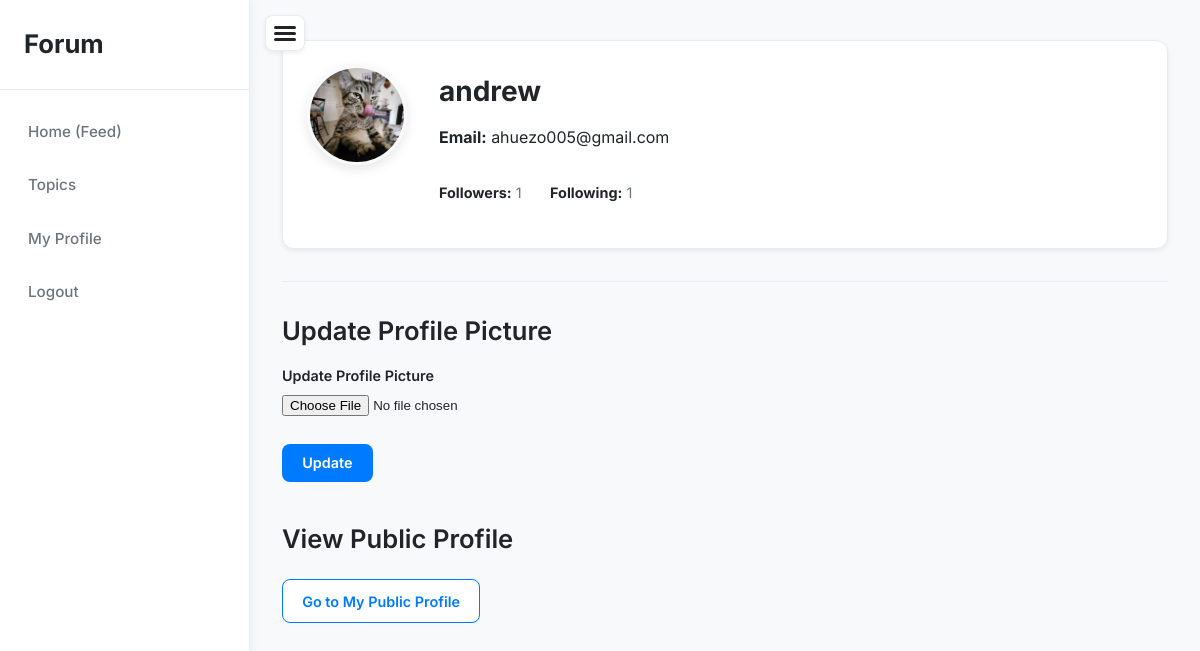
/my-profile (signed in), run on the app's committed database.
### app/models.py (models this page shows, shortened)
class User(UserMixin, db.Model):
    id = db.Column(db.Integer, primary_key=True)
    username = db.Column(db.String(150), unique=True, nullable=False)
    email = db.Column(db.String(120), unique=True, nullable=False)
    password = db.Column(db.String(150), nullable=False)
    role = db.Column(db.String(10), nullable=False, default='student')
    profile_picture = db.Column(db.String(255), nullable=True)
    posts = db.relationship('Post', back_populates='author', lazy='dynamic', cascade='all, delete-orphan')
    replies = db.relationship('Reply', back_populates='author', lazy='dynamic', cascade='all, delete-orphan')
    votes = db.relationship('Vote', back_populates='user', lazy='dynamic', cascade='all, delete-orphan')
    followers = db.relationship(
        'Follow',
        foreign_keys='Follow.user_id',
        backref='followed_user',
        lazy='dynamic',
        cascade='all, delete-orphan'
    )
    following = db.relationship(
        'Follow',
        foreign_keys='Follow.follower_id',
        backref='follower_user',
        lazy='dynamic',
        cascade='all, delete-orphan'
    )

### app/routes.py (the view, shortened to what this page needs)
@main.route('/my-profile', methods=['GET', 'POST'])
@login_required
def my_profile():
    form = ProfileUpdateForm()
    return render_template('my_profile.html', user=current_user, form=form, title=f"{current_user.username}'s Profile")

### app/forms.py
class ProfileUpdateForm(FlaskForm):
    profile_picture = FileField('Update Profile Picture', validators=[FileAllowed(['jpg', 'png'])])
    submit = SubmitField('Update')

### app/routes.py (called while the page is built)
@login_manager.user_loader
def load_user(user_id):
    return User.query.get(int(user_id))

### app/templates/my_profile.html (shortened to what this page needs)
{% extends 'base.html' %}
{% block content %}
<div class="profile-header mb-2">
    <div class="profile-header-avatar">
        {% if user.profile_picture %}
            <img src="{{ url_for('static', filename='uploads/' ~ user.profile_picture) }}" alt="My Profile Picture" class="profile-pic-display">
        {% else %}
            <div class="profile-pic-default"><span>{{ user.username[0]|upper }}</span></div>
        {% endif %}
    </div>
    <div class="profile-header-info">
        <h1>{{ user.username }}</h1>
        <p><strong>Email:</strong> {{ user.email }}</p>
        <div class="profile-stats-container">
            <p class="profile-stat-line"><strong>Followers:</strong> {{ user.followers.count() }}</p>
            <p class="profile-stat-line"><strong>Following:</strong> {{ user.following.count() }}</p>
        </div>
    </div>
</div>
<hr>
<div class="profile-actions-forms">
    <div class="form-section mb-2">
        <h2>Update Profile Picture</h2>
        <form method="post" enctype="multipart/form-data" class="profile-update-form">
            <div class="form-group">
                {{ form.profile_picture.label(class="form-label") }}
                {{ form.profile_picture(class="form-control-file", onchange="previewImage(this)") }}
            </div>
            <p class="mt-1">{{ form.submit(class="btn btn-primary") }}</p>
        </form>
    </div>
    <div class="form-section">
        <h2>View Public Profile</h2>
        <a href="{{ url_for('main.user_profile', username=user.username) }}" class="btn btn-secondary">Go to My Public Profile</a>
    </div>
</div>
{% endblock %}

### app/static/styles.css (style rules this page uses)
:root { --font-primary: 'Inter', sans-serif; --background-main: #f8f9fa; --background-card: #ffffff; --text-primary: #212529; --text-secondary: #6c757d; --border-color: #e9ecef; --accent-primary: #007bff; --accent-primary-darker: #0056b3; --accent-secondary: #6c757d; --sidebar-bg: #ffffff; --sidebar-width: 250px; --sidebar-transition-speed: 0.3s; --shadow-soft: 0 2px 5px rgba(0,0,0,0.07); --shadow-medium: 0 4px 12px rgba(0,0,0,0.1); --border-radius-small: 4px; --border-radius-medium: 8px; --border-radius-large: 12px; }
*, *::before, *::after { box-sizing: border-box; }
body { font-family: var(--font-primary); background-color: var(--background-main); color: var(--text-primary); margin: 0; padding: 0; line-height: 1.6; font-size: 16px; transition: padding-left var(--sidebar-transition-speed) ease-in-out; }
h1, h2, h3, h4, h5, h6 { font-family: var(--font-primary); color: var(--text-primary); margin-top: 1.5rem; margin-bottom: 1rem; line-height: 1.3; font-weight: 600; }
h1 { font-size: 2rem; font-weight: 700; }
h2 { font-size: 1.6rem; }
a { color: var(--accent-primary); text-decoration: none; transition: color 0.2s ease; }
hr { border: 0; height: 1px; background-color: var(--border-color); margin: 2rem 0; }
.btn { display: inline-block; padding: 0.6rem 1.2rem; border: 1px solid transparent; border-radius: var(--border-radius-medium); cursor: pointer; font-family: var(--font-primary); font-weight: 600; font-size: 0.9rem; text-decoration: none; text-align: center; transition: all 0.2s ease-in-out; margin-top: 0.5rem; margin-bottom: 0.5rem; }
.btn-primary { background-color: var(--accent-primary); color: white; }
.btn-secondary { background-color: var(--background-card); color: var(--accent-primary); border: 1px solid var(--accent-primary); }
label { font-weight: 600; margin-bottom: 0.3rem; display: block; font-size: 0.9rem; }
.form-group { margin-bottom: 1.25rem; }
.form-control-file { display: block; margin-top: 0.5rem; }
.profile-header { display: flex; align-items: flex-start; gap: 2rem; margin-bottom: 2rem; padding: 1.5rem; background-color: var(--background-card); border-radius: var(--border-radius-large); border: 1px solid var(--border-color); box-shadow: var(--shadow-soft); }
.profile-header-avatar { flex-shrink: 0; }
.profile-pic-display { width: 100px; height: 100px; object-fit: cover; border-radius: 50%; border: 3px solid var(--background-main); box-shadow: var(--shadow-medium); }
.profile-header-info { flex-grow: 1; padding-top: 0.5rem; }
.profile-header-info h1 { margin-top: 0; margin-bottom: 0.5rem; font-size: 1.75rem; }
.profile-stats-container { text-align: left; margin-bottom: 1rem; }
.profile-stats-container p.profile-stat-line { display: inline-block; margin-right: 1.5rem; margin-bottom: 0.25rem; font-size: 0.9rem; color: var(--text-secondary); }
.profile-stats-container p.profile-stat-line strong { color: var(--text-primary); }
.mb-2 { margin-bottom: 2rem !important; }
.mt-1 { margin-top: 1rem !important; }

### data on the page
User: profile_picture (picture), username "andrew", email "ahuezo005@gmail.com"

### other printed values
{{ user.followers.count() }} "1"
{{ user.following.count() }} "1"
